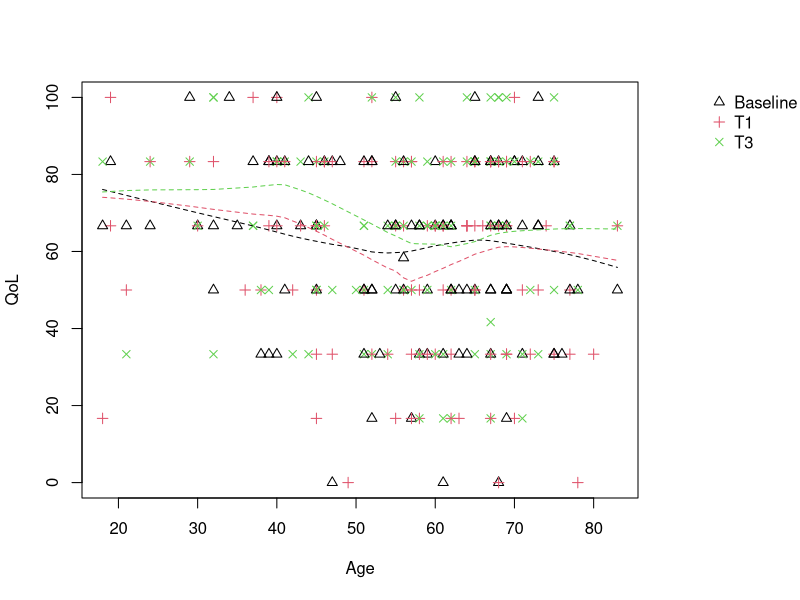
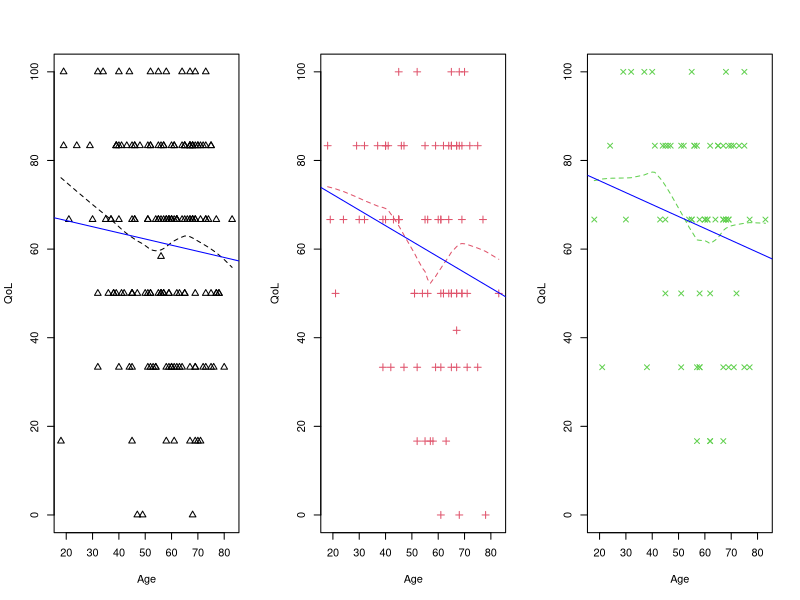
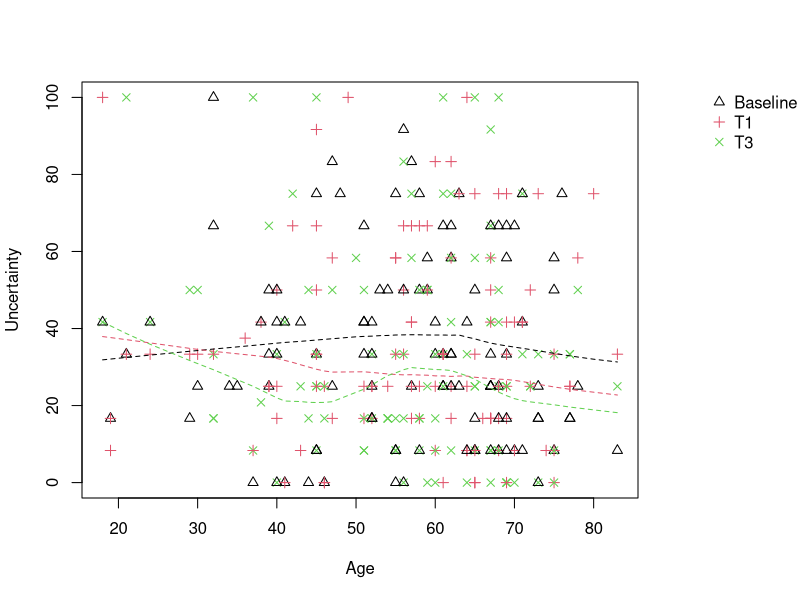
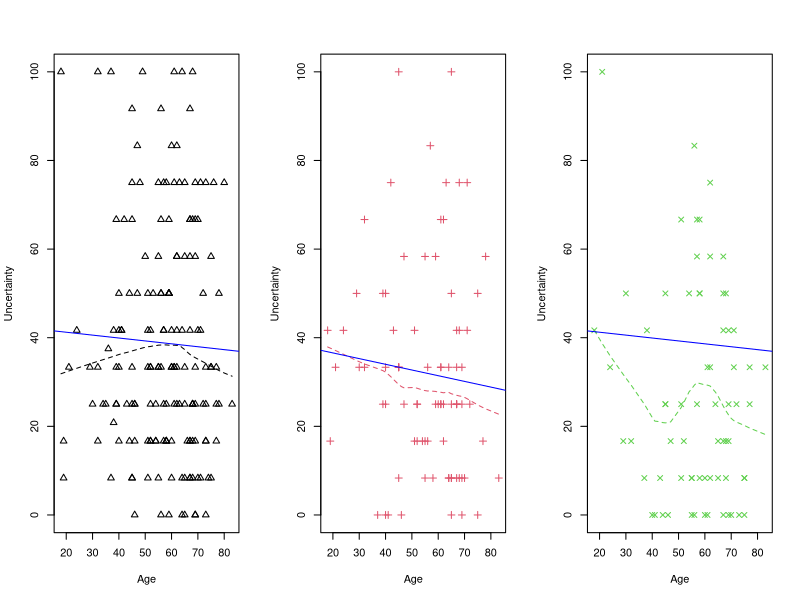

Source code (R) for these figures, in order:
## ---- chunk 1
knitr::opts_chunk$set(echo = TRUE)
library(openxlsx)
library(scales)
library(caret)
library(dplyr)
library(knitr)
## ---- chunk 2
setwd("Z:/Shares/Biostatistics/Projects/BCL/Research Projects/Open/BCL - 2017 - R96 (Sharifzadeh - Internal Medicine)/1 - Data")
#setwd("T:/Biostatistics/Projects/BCL/Research Projects/Open/BCL - 2017 - R96 (Sharifzadeh - Internal Medicine)/1 - Data")

med_hist <- read.xlsx("Jh QoL all 7-19-17 FINAL cleaned DEID.xlsx",
                    sheet = 1,
                    startRow = 1,
                    colNames = TRUE,
                    na.strings = c("","n/a","N/a"),
                    detectDates = TRUE)
quest <- read.xlsx("NeuroQoL_FINAL_YS_DEID.xlsx",
                           sheet = 1,
                           startRow = 1,
                           colNames = TRUE)
attach(med_hist)
attach(quest)
## ---- chunk 3
#Removing rows where timing of the survey was after 3 months

colnames(quest)[3] <- "timing_of_survey"

quest2 <- quest[quest[,3] <= 3,]
dim(quest2)

#Removing all but the QoL column, the 4 uncertainty related questions, the timing, and location

quest3 <- quest2[,which(colnames(quest2)=="Data.Base.ID" |
                                          colnames(quest2)=="timing_of_survey" |
                                          colnames(quest2)=="Location.(0.office,.1.home)" |
                                          colnames(quest2)=="Overall.quality.of.life" |
                                          colnames(quest2)=="Feel.uncertain.about.future?" |
                                          colnames(quest2)=="Setbacks.in.condition?" |
                                          colnames(quest2)=="Concerned.about.disrupting.family.life?" |
                                          colnames(quest2)=="Outlook.on.future.worsen?")]
dim(quest3)
names(quest3) <- c("ID", "timing_of_survey", "location_of_survey", "QoL", "uncertainty1", "uncertainty2", "uncertainty3","uncertainty4")

#Removing rows with either 999 or NA in them or others

quest4 <- quest3[complete.cases(quest3), ]
quest5 <- subset(quest4, !quest4$ID %in% quest4$ID[quest4$QoL==999 |
                                                                   quest4$uncertainty1==999 |
                                                                   quest4$uncertainty2==999 |
                                                                   quest4$uncertainty3==999 |
                                                                   quest4$uncertainty4==999])
num <- c("1","2","3","4")
grep(paste(num, collapse = "|"), quest5$uncertainty2,invert = TRUE)
quest5 <- quest5[-grep(paste(num, collapse = "|"), quest5$uncertainty2,invert = TRUE),]
dim(quest5)
head(quest5)
str(quest5)

quest5$uncertainty2 <- as.numeric(quest5$uncertainty2)

#Transforming QoL 

QoL_calc <- function(x){
  ((x-1)/(max(quest5$QoL)-min(quest5$QoL)))*100
}
quest5$QoL_score <- QoL_calc(quest5$QoL)

#Adding scores for uncertainty

quest5$raw_score <- rowMeans(quest5[,5:8])

#Transforming uncertainty

uncertain_calc <- function(x){
  ((x-1)/(max(quest5$uncertainty1)-min(quest5$uncertainty1)))*100
}
quest5$uncertain_score <- uncertain_calc(quest5$raw_score)

#removing QoL, uncertainty1-4
quest6 <- quest5[,c(1,2,3,9,11)]


#Determining which patients (IDs) have resposes for t=1 or 3 but no baseline
#t3vt1 <- setdiff(quest6$ID[which(quest6$timing_of_survey==3)],quest6$ID[which(quest6$timing_of_survey==1)])
#t3vbase <- setdiff(quest6$ID[which(quest6$timing_of_survey==3)],quest6$ID[which(quest6$timing_of_survey==0)])
#t1vbase <- setdiff(quest6$ID[which(quest6$timing_of_survey==1)],quest6$ID[which(quest6$timing_of_survey==0)])
#union(union(t3vt1,t3vbase),t1vbase)

quest7 <- quest6

#Removing patients that have response for t1 or t3 but not baseline
#quest7 <- quest6[-which(quest6$ID %in% union(union(t3vt1,t3vbase),t1vbase)),]

#Seperating by timing of survey
baseline <- subset(quest7,quest7$timing_of_survey==0)
t1 <- subset(quest7,quest7$timing_of_survey==1)
t3 <- subset(quest7,quest7$timing_of_survey==3)

#Adding covariates from med_hist data to the questionaiire data
vars <- c(1,4,6,7,10,13,17,19,21,9,18,26,32)
med_hist2 <- med_hist[,vars]
names(med_hist2) <- c("ID", "Gender", "Age_cont", "Age_Group", "prior_brain_radiation", "radiation_type",
                      "prior_resection", "tumor_histology", "histology", "KPS", 
                      "concurrent_chemo", "tumor_location", "cancer_still_affecting" )

#which patients have a baseline,t1,t3 response but do not appear in medical history data
setdiff(baseline$ID, med_hist2$ID)
setdiff(t1$ID, med_hist2$ID)
setdiff(t3$ID, med_hist2$ID)

#remove these from questionaire data
baseline <- baseline[-which(baseline$ID==69 | baseline$ID==149),]
t1 <- t1[-which(t1$ID==69 | t1$ID==83 | t1$ID==100),]

#check that all baseline,t1,t3 responders are in medical data
setdiff(baseline$ID, med_hist2$ID)
setdiff(t1$ID, med_hist2$ID)
setdiff(t3$ID, med_hist2$ID)

#removing patients (IDs) from medical history data that do not appear in the final questionaire data

med_hist3 <- med_hist2[which(med_hist2$ID %in% baseline$ID),]
all.equal(med_hist3$ID,baseline$ID)

#Removing patients with radiation type=4 or 5
which(med_hist3$radiation_type==4 | med_hist3$radiation_type==5)
med_hist4 <- med_hist3[-which(med_hist3$radiation_type==4 | med_hist3$radiation_type==5),]

med_hist3$ID[which(med_hist3$radiation_type==4 | med_hist3$radiation_type==5)]
baseline <- baseline[-which(baseline$ID %in% med_hist3$ID[which(med_hist3$radiation_type==4 | med_hist3$radiation_type==5)]),]
t1 <- t1[-which(t1$ID %in% med_hist3$ID[which(med_hist3$radiation_type==4 | med_hist3$radiation_type==5)])]

#fixing the variable classes
med_hist4$Gender <- ifelse(med_hist4$Gender==1,0,1)
med_hist4$Gender <- factor(med_hist4$Gender)

med_hist4$Age_Group <- ifelse(med_hist4$Age_Group==1,0,1)
med_hist4$Age_Group <- factor(med_hist4$Age_Group)

med_hist4$prior_brain_radiation <- ifelse(grepl("o",med_hist4$prior_brain_radiation),0,1)
med_hist4$prior_brain_radiation <- factor(med_hist4$prior_brain_radiation)

table(med_hist4$radiation_type)
med_hist4$radiation_type <- factor(med_hist4$radiation_type)

med_hist4$prior_resection <- ifelse(grepl("o",med_hist4$prior_resection),0,1)
med_hist4$prior_resection <- factor(med_hist4$prior_resection)

med_hist4$histology <- ifelse(med_hist4$histology==5,0,1)
med_hist4$histology <- factor(med_hist4$histology)

med_hist4$concurrent_chemo <- ifelse(grepl("o",med_hist4$concurrent_chemo),0,1)
med_hist4$concurrent_chemo <- factor(med_hist4$concurrent_chemo)

med_hist4$cancer_still_affecting <- ifelse(grepl("o",med_hist4$cancer_still_affecting),0,1)
med_hist4$cancer_still_affecting <- factor(med_hist4$cancer_still_affecting)

#dropping tumor_histology and tumor_location because there are too many subgroups
names(med_hist4)
med_hist4 <- med_hist4[,-c(8,12)]

str(med_hist4)

#Adding medical history to each subset of the questionaire data

base_med <- merge(baseline,med_hist4, by = "ID")
t1_med <- merge(t1,med_hist4, by = "ID")
t3_med <- merge(t3,med_hist4, by = "ID")

#seeing if any of the data have missing values
which(rowSums(is.na(base_med))!=0)
which(rowSums(is.na(t1_med))!=0)
which(rowSums(is.na(t3_med))!=0)

#remove missing values from base_med data
base_med <- base_med[-which(rowSums(is.na(base_med))!=0),]

quest8 <- merge(quest7, med_hist4, by="ID")

quest8 <- quest8[complete.cases(quest8), ]

quest8 <- quest8[order(quest8$ID,quest8$timing_of_survey),]
## ---- chunk 4
.pardefault <- par(no.readonly = T)
par(mar=c(5.1, 4.1, 4.1, 8.1), xpd=TRUE)
plot(quest8$QoL_score ~ quest8$Age_cont, 
     pch=c(2,3,4), col=c(1,2,3), 
     xlab="Age",
     ylab="QoL")

lines(lowess(quest8$QoL_score[quest8$timing_of_survey==0] ~ quest8$Age_cont[quest8$timing_of_survey==0]), lty=2, col=1)

lines(lowess(quest8$QoL_score[quest8$timing_of_survey==1] ~ quest8$Age_cont[quest8$timing_of_survey==1]), lty=2, col=2)

lines(lowess(quest8$QoL_score[quest8$timing_of_survey==3] ~ quest8$Age_cont[quest8$timing_of_survey==3]), lty=2, col=3)

legend("topright", legend=c("Baseline", "T1", "T3"),inset=c(-0.3,0), col=c(1,2,3),box.lty=0, pch = c(2,3,4))


## ---- chunk 5
par(.pardefault)
par(mfrow=c(1,3))

plot(quest8$QoL_score[quest8$timing_of_survey==0] ~ quest8$Age_cont[quest8$timing_of_survey==0],
     ylim=c(0,100),
     pch=2, col=1, 
     xlab="Age",
     ylab="QoL")

lines(lowess(quest8$QoL_score[quest8$timing_of_survey==0] ~ quest8$Age_cont[quest8$timing_of_survey==0]), lty=2, col=1)
base_lm <- lm(QoL_score~Age_cont, data = quest8, subset = c(timing_of_survey==0))
abline(base_lm, col="blue")

plot(quest8$QoL_score[quest8$timing_of_survey==1] ~ quest8$Age_cont[quest8$timing_of_survey==1],
     ylim=c(0,100),
     pch=3, col=2, 
     xlab="Age",
     ylab="QoL")

lines(lowess(quest8$QoL_score[quest8$timing_of_survey==1] ~ quest8$Age_cont[quest8$timing_of_survey==1]), lty=2, col=2)
t1_lm <- lm(QoL_score~Age_cont, data = quest8, subset = c(timing_of_survey==1))
abline(t1_lm, col="blue")

plot(quest8$QoL_score[quest8$timing_of_survey==3] ~ quest8$Age_cont[quest8$timing_of_survey==3],
     ylim=c(0,100),
     pch=4, col=3, 
     xlab="Age",
     ylab="QoL")

lines(lowess(quest8$QoL_score[quest8$timing_of_survey==3] ~ quest8$Age_cont[quest8$timing_of_survey==3]), lty=2, col=3)
t3_lm <- lm(QoL_score~Age_cont, data = quest8, subset = c(timing_of_survey==3))
abline(t3_lm, col="blue")
## ---- chunk 6
par(mfrow=c(1,1))
par(mar=c(5.1, 4.1, 4.1, 8.1), xpd=TRUE)
plot(quest8$uncertain_score ~ quest8$Age_cont, 
     pch=c(2,3,4), col=c(1,2,3), 
     xlab="Age",
     ylab="Uncertainty")

lines(lowess(quest8$uncertain_score[quest8$timing_of_survey==0] ~ quest8$Age_cont[quest8$timing_of_survey==0]), lty=2, col=1)

lines(lowess(quest8$uncertain_score[quest8$timing_of_survey==1] ~ quest8$Age_cont[quest8$timing_of_survey==1]), lty=2, col=2)

lines(lowess(quest8$uncertain_score[quest8$timing_of_survey==3] ~ quest8$Age_cont[quest8$timing_of_survey==3]), lty=2, col=3)

legend("topright", legend=c("Baseline", "T1", "T3"), col=c(1,2,3),box.lty=0,inset=c(-0.3,0), pch = c(2,3,4))

## ---- chunk 7
par(.pardefault)
par(mfrow=c(1,3))

plot(quest8$uncertain_score[quest8$timing_of_survey==0] ~ quest8$Age_cont[quest8$timing_of_survey==0],
     ylim=c(0,100),
     pch=2, col=1, 
     xlab="Age",
     ylab="Uncertainty")

lines(lowess(quest8$uncertain_score[quest8$timing_of_survey==0] ~ quest8$Age_cont[quest8$timing_of_survey==0]), lty=2, col=1)
base_lm <- lm(uncertain_score~Age_cont, data = quest8, subset = c(timing_of_survey==0))
abline(base_lm, col="blue")

plot(quest8$uncertain_score[quest8$timing_of_survey==1] ~ quest8$Age_cont[quest8$timing_of_survey==1],
     ylim=c(0,100),
     pch=3, col=2, 
     xlab="Age",
     ylab="Uncertainty")

lines(lowess(quest8$uncertain_score[quest8$timing_of_survey==1] ~ quest8$Age_cont[quest8$timing_of_survey==1]), lty=2, col=2)
t1_lm <- lm(uncertain_score~Age_cont, data = quest8, subset = c(timing_of_survey==1))
abline(t1_lm, col="blue")

plot(quest8$uncertain_score[quest8$timing_of_survey==3] ~ quest8$Age_cont[quest8$timing_of_survey==3],
     ylim=c(0,100),
     pch=4, col=3, 
     xlab="Age",
     ylab="Uncertainty")

lines(lowess(quest8$uncertain_score[quest8$timing_of_survey==3] ~ quest8$Age_cont[quest8$timing_of_survey==3]), lty=2, col=3)
t3_lm <- lm(uncertain_score~Age_cont, data = quest8[which(quest8$timing_of_survey==3),]) #, subset = c(timing_of_survey==3))
abline(base_lm, col="blue")
## ---- chunk 8
#baseline measurements
length(quest8$ID[quest8$timing_of_survey==0])
##continuous variables
mean(quest8$QoL_score[quest8$timing_of_survey==0])
mean(quest8$uncertain_score[quest8$timing_of_survey==0])
mean(quest8$KPS[quest8$timing_of_survey==0])
mean(quest8$Age_cont[quest8$timing_of_survey==0])
##dicotomous variables
length(which(quest8$Age_Group==0 & quest8$timing_of_survey==0))
length(which(quest8$Age_Group==1 & quest8$timing_of_survey==0))

length(which(quest8$Gender==0 & quest8$timing_of_survey==0))
length(which(quest8$Gender==1 & quest8$timing_of_survey==0))

length(which(quest8$prior_brain_radiation==0 & quest8$timing_of_survey==0))
length(which(quest8$prior_brain_radiation==1 & quest8$timing_of_survey==0))

length(which(quest8$prior_resection==0 & quest8$timing_of_survey==0))
length(which(quest8$prior_resection==1 & quest8$timing_of_survey==0))

length(which(quest8$cancer_still_affecting==0 & quest8$timing_of_survey==0))
length(which(quest8$cancer_still_affecting==1 & quest8$timing_of_survey==0))


#t1 measurements
length(quest8$ID[quest8$timing_of_survey==1])
##continuous variables
mean(quest8$QoL_score[quest8$timing_of_survey==1])
mean(quest8$uncertain_score[quest8$timing_of_survey==1])
mean(quest8$KPS[quest8$timing_of_survey==1])
mean(quest8$Age_cont[quest8$timing_of_survey==1])
##dicotomous variables
length(which(quest8$Age_Group==0 & quest8$timing_of_survey==1))
length(which(quest8$Age_Group==1 & quest8$timing_of_survey==1))

length(which(quest8$Gender==0 & quest8$timing_of_survey==1))
length(which(quest8$Gender==1 & quest8$timing_of_survey==1))

length(which(quest8$prior_brain_radiation==0 & quest8$timing_of_survey==1))
length(which(quest8$prior_brain_radiation==1 & quest8$timing_of_survey==1))

length(which(quest8$prior_resection==0 & quest8$timing_of_survey==1))
length(which(quest8$prior_resection==1 & quest8$timing_of_survey==1))

length(which(quest8$cancer_still_affecting==0 & quest8$timing_of_survey==1))
length(which(quest8$cancer_still_affecting==1 & quest8$timing_of_survey==1))


#t3 measurements
length(quest8$ID[quest8$timing_of_survey==3])
##continuous variables
mean(quest8$QoL_score[quest8$timing_of_survey==3])
mean(quest8$uncertain_score[quest8$timing_of_survey==3])
mean(quest8$KPS[quest8$timing_of_survey==3])
mean(quest8$Age_cont[quest8$timing_of_survey==3])
##dicotomous variables
length(which(quest8$Age_Group==0 & quest8$timing_of_survey==3))
length(which(quest8$Age_Group==1 & quest8$timing_of_survey==3))

length(which(quest8$Gender==0 & quest8$timing_of_survey==3))
length(which(quest8$Gender==1 & quest8$timing_of_survey==3))

length(which(quest8$prior_brain_radiation==0 & quest8$timing_of_survey==3))
length(which(quest8$prior_brain_radiation==1 & quest8$timing_of_survey==3))

length(which(quest8$prior_resection==0 & quest8$timing_of_survey==3))
length(which(quest8$prior_resection==1 & quest8$timing_of_survey==3))

length(which(quest8$cancer_still_affecting==0 & quest8$timing_of_survey==3))
length(which(quest8$cancer_still_affecting==1 & quest8$timing_of_survey==3))


## ---- chunk 9
quest8$timing_of_survey <- factor(quest8$timing_of_survey)
summary(aov(QoL_score ~ timing_of_survey, data = quest8))[[1]][1,5]
summary(aov(uncertain_score ~ timing_of_survey, data = quest8))[[1]][1,5]
summary(aov(Age_cont ~ timing_of_survey, data = quest8))[[1]][1,5]
summary(aov(KPS ~ timing_of_survey, data = quest8))[[1]][1,5]

chisq.test(quest8$Gender, quest8$timing_of_survey)$p.value
chisq.test(quest8$prior_brain_radiation, quest8$timing_of_survey)$p.value
chisq.test(quest8$prior_resection, quest8$timing_of_survey)$p.value
chisq.test(quest8$cancer_still_affecting, quest8$timing_of_survey)$p.value

